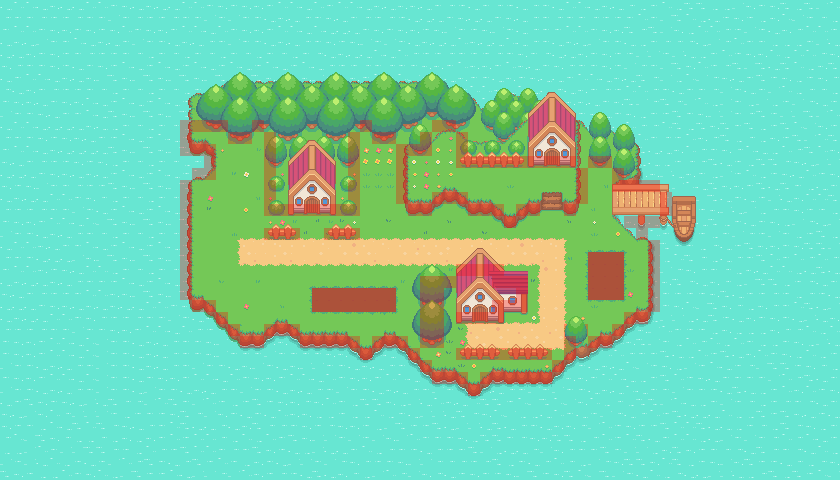

This is a level from a 2D game, rendered from its Tiled map with the project's own tilesets. A one-line summary and the map file follow, with tile-layer data summarised:
An orthogonal 70x40 tile map with 12x12 px tiles, 15 tile layers (Ocean, Island, Trees, Trees 2, ...), 2 tilesets.

<map version="1.9" tiledversion="1.9.2" orientation="orthogonal" renderorder="right-down" width="70" height="40" tilewidth="12" tileheight="12" infinite="0" nextlayerid="27" nextobjectid="1">
 <editorsettings>
  <export target="pelletTown.json" format="json" />
 </editorsettings>
 <tileset firstgid="1" source="pokemonStyleGameTileset.tsx" />
 <tileset firstgid="1025" source="collisionTileset.tsx" />
 <layer id="1" name="Ocean" width="70" height="40">
  <data>[2800 cells, 2800 non-empty, 9 distinct tile ids]</data>
 </layer>
 <layer id="5" name="Island" width="70" height="40">
  <data>[2800 cells, 909 non-empty, 119 distinct tile ids]</data>
 </layer>
 <layer id="11" name="Trees" width="70" height="40">
  <data>[2800 cells, 120 non-empty, 22 distinct tile ids]</data>
 </layer>
 <layer id="12" name="Trees 2" width="70" height="40">
  <data>[2800 cells, 130 non-empty, 23 distinct tile ids]</data>
 </layer>
 <layer id="13" name="Trees 3" width="70" height="40">
  <data>[2800 cells, 96 non-empty, 22 distinct tile ids]</data>
 </layer>
 <layer id="16" name="Plateau" width="70" height="40">
  <data>[2800 cells, 127 non-empty, 85 distinct tile ids]</data>
 </layer>
 <layer id="6" name="Flowers and Grass" width="70" height="40">
  <data>[2800 cells, 93 non-empty, 31 distinct tile ids]</data>
 </layer>
 <group id="17" name="Objects">
  <layer id="15" name="Bushes" width="70" height="40">
   <data>[2800 cells, 28 non-empty, 4 distinct tile ids]</data>
  </layer>
  <layer id="8" name="Fence" width="70" height="40">
   <data>[2800 cells, 41 non-empty, 9 distinct tile ids]</data>
  </layer>
  <layer id="14" name="House Trees" width="70" height="40">
   <data>[2800 cells, 38 non-empty, 8 distinct tile ids]</data>
  </layer>
  <layer id="4" name="House" width="70" height="40">
   <data>[2800 cells, 112 non-empty, 84 distinct tile ids]</data>
  </layer>
  <layer id="10" name="Dock" width="70" height="40">
   <data>[2800 cells, 42 non-empty, 42 distinct tile ids]</data>
  </layer>
 </group>
 <layer id="20" name="Collisions" width="70" height="40" opacity="0.3">
  <data>[2800 cells, 185 non-empty, 1 distinct tile ids]</data>
 </layer>
 <layer id="26" name="Battle Zones" width="70" height="40" opacity="0.53">
  <data>[2800 cells, 26 non-empty, 1 distinct tile ids]</data>
 </layer>
 <layer id="22" name="Foreground Objects" width="70" height="40">
  <data>[2800 cells, 45 non-empty, 26 distinct tile ids]</data>
 </layer>
</map>
